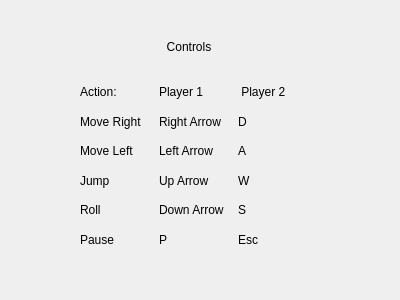
<?xml version="1.0" encoding="UTF-8"?>
<ui version="4.0">
 <class>Controls</class>
 <widget class="QWidget" name="Controls">
  <property name="geometry">
   <rect>
    <x>0</x>
    <y>0</y>
    <width>400</width>
    <height>300</height>
   </rect>
  </property>
  <property name="windowTitle">
   <string>Controls</string>
  </property>
  <widget class="QLabel" name="label">
   <property name="geometry">
    <rect>
     <x>110</x>
     <y>40</y>
     <width>158</width>
     <height>13</height>
    </rect>
   </property>
   <property name="text">
    <string>Controls</string>
   </property>
   <property name="alignment">
    <set>Qt::AlignCenter</set>
   </property>
  </widget>
  <widget class="QWidget" name="horizontalLayoutWidget">
   <property name="geometry">
    <rect>
     <x>80</x>
     <y>80</y>
     <width>231</width>
     <height>171</height>
    </rect>
   </property>
   <layout class="QHBoxLayout" name="horizontalLayout">
    <property name="rightMargin">
     <number>0</number>
    </property>
    <item>
     <layout class="QVBoxLayout" name="verticalLayout_2">
      <item>
       <widget class="QLabel" name="label_6">
        <property name="text">
         <string>Action:</string>
        </property>
       </widget>
      </item>
      <item>
       <widget class="QLabel" name="label_9">
        <property name="text">
         <string>Move Right</string>
        </property>
       </widget>
      </item>
      <item>
       <widget class="QLabel" name="label_7">
        <property name="text">
         <string>Move Left</string>
        </property>
       </widget>
      </item>
      <item>
       <widget class="QLabel" name="label_8">
        <property name="text">
         <string>Jump</string>
        </property>
       </widget>
      </item>
      <item>
       <widget class="QLabel" name="label_10">
        <property name="text">
         <string>Roll</string>
        </property>
       </widget>
      </item>
      <item>
       <widget class="QLabel" name="label_11">
        <property name="text">
         <string>Pause</string>
        </property>
       </widget>
      </item>
     </layout>
    </item>
    <item>
     <layout class="QVBoxLayout" name="verticalLayout_3">
      <item>
       <widget class="QLabel" name="label_2">
        <property name="text">
         <string>Player 1</string>
        </property>
       </widget>
      </item>
      <item>
       <widget class="QLabel" name="label_13">
        <property name="text">
         <string>Right Arrow</string>
        </property>
       </widget>
      </item>
      <item>
       <widget class="QLabel" name="label_14">
        <property name="text">
         <string>Left Arrow</string>
        </property>
       </widget>
      </item>
      <item>
       <widget class="QLabel" name="label_15">
        <property name="text">
         <string>Up Arrow </string>
        </property>
       </widget>
      </item>
      <item>
       <widget class="QLabel" name="label_16">
        <property name="text">
         <string>Down Arrow</string>
        </property>
       </widget>
      </item>
      <item>
       <widget class="QLabel" name="label_17">
        <property name="text">
         <string>P</string>
        </property>
       </widget>
      </item>
     </layout>
    </item>
    <item>
     <layout class="QVBoxLayout" name="verticalLayout">
      <item>
       <widget class="QLabel" name="label_12">
        <property name="text">
         <string> Player 2</string>
        </property>
       </widget>
      </item>
      <item>
       <widget class="QLabel" name="label_3">
        <property name="text">
         <string>D</string>
        </property>
       </widget>
      </item>
      <item>
       <widget class="QLabel" name="label_18">
        <property name="text">
         <string>A</string>
        </property>
       </widget>
      </item>
      <item>
       <widget class="QLabel" name="label_4">
        <property name="text">
         <string>W</string>
        </property>
       </widget>
      </item>
      <item>
       <widget class="QLabel" name="label_19">
        <property name="text">
         <string>S</string>
        </property>
       </widget>
      </item>
      <item>
       <widget class="QLabel" name="label_5">
        <property name="text">
         <string>Esc</string>
        </property>
       </widget>
      </item>
     </layout>
    </item>
   </layout>
  </widget>
 </widget>
 <resources/>
 <connections/>
</ui>
